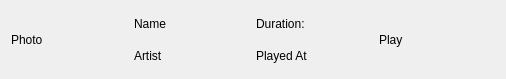
<?xml version="1.0" encoding="UTF-8"?>
<ui version="4.0">
 <class>Form</class>
 <widget class="QWidget" name="Form">
  <property name="geometry">
   <rect>
    <x>0</x>
    <y>0</y>
    <width>506</width>
    <height>79</height>
   </rect>
  </property>
  <property name="windowTitle">
   <string>Form</string>
  </property>
  <layout class="QHBoxLayout" name="horizontalLayout_2">
   <item>
    <widget class="QLabel" name="label">
     <property name="text">
      <string>Photo</string>
     </property>
    </widget>
   </item>
   <item>
    <layout class="QVBoxLayout" name="verticalLayout">
     <item>
      <widget class="QLabel" name="label_2">
       <property name="text">
        <string>Name</string>
       </property>
      </widget>
     </item>
     <item>
      <widget class="QLabel" name="label_3">
       <property name="text">
        <string>Artist</string>
       </property>
      </widget>
     </item>
    </layout>
   </item>
   <item>
    <layout class="QVBoxLayout" name="verticalLayout_2">
     <item>
      <widget class="QLabel" name="label_4">
       <property name="text">
        <string>Duration:</string>
       </property>
      </widget>
     </item>
     <item>
      <widget class="QLabel" name="label_5">
       <property name="text">
        <string>Played At</string>
       </property>
      </widget>
     </item>
    </layout>
   </item>
   <item>
    <widget class="QLabel" name="label_6">
     <property name="text">
      <string>Play</string>
     </property>
    </widget>
   </item>
  </layout>
 </widget>
 <resources/>
 <connections/>
</ui>
